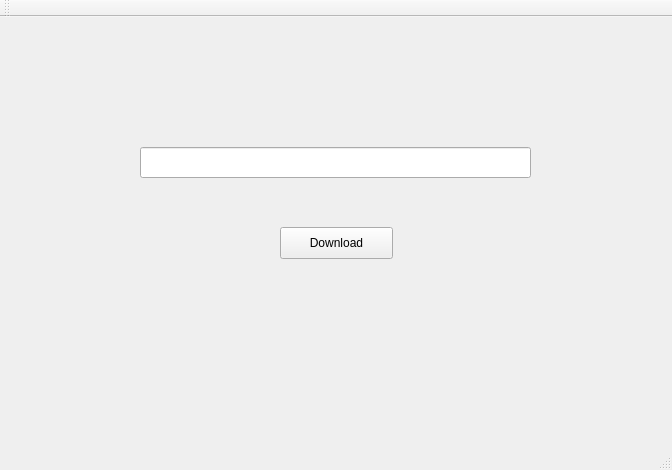
<?xml version="1.0" encoding="UTF-8"?>
<ui version="4.0">
 <class>DownloadManager</class>
 <widget class="QMainWindow" name="DownloadManager">
  <property name="geometry">
   <rect>
    <x>0</x>
    <y>0</y>
    <width>672</width>
    <height>470</height>
   </rect>
  </property>
  <property name="windowTitle">
   <string>DownloadManager</string>
  </property>
  <widget class="QWidget" name="centralWidget">
   <widget class="QLineEdit" name="lineEdit">
    <property name="geometry">
     <rect>
      <x>140</x>
      <y>130</y>
      <width>391</width>
      <height>31</height>
     </rect>
    </property>
   </widget>
   <widget class="QPushButton" name="pushButton">
    <property name="geometry">
     <rect>
      <x>280</x>
      <y>210</y>
      <width>113</width>
      <height>32</height>
     </rect>
    </property>
    <property name="text">
     <string>Download</string>
    </property>
   </widget>
  </widget>
  <widget class="QMenuBar" name="menuBar">
   <property name="geometry">
    <rect>
     <x>0</x>
     <y>0</y>
     <width>672</width>
     <height>22</height>
    </rect>
   </property>
  </widget>
  <widget class="QToolBar" name="mainToolBar">
   <attribute name="toolBarArea">
    <enum>TopToolBarArea</enum>
   </attribute>
   <attribute name="toolBarBreak">
    <bool>false</bool>
   </attribute>
  </widget>
  <widget class="QStatusBar" name="statusBar"/>
 </widget>
 <layoutdefault spacing="6" margin="11"/>
 <resources/>
 <connections/>
</ui>
